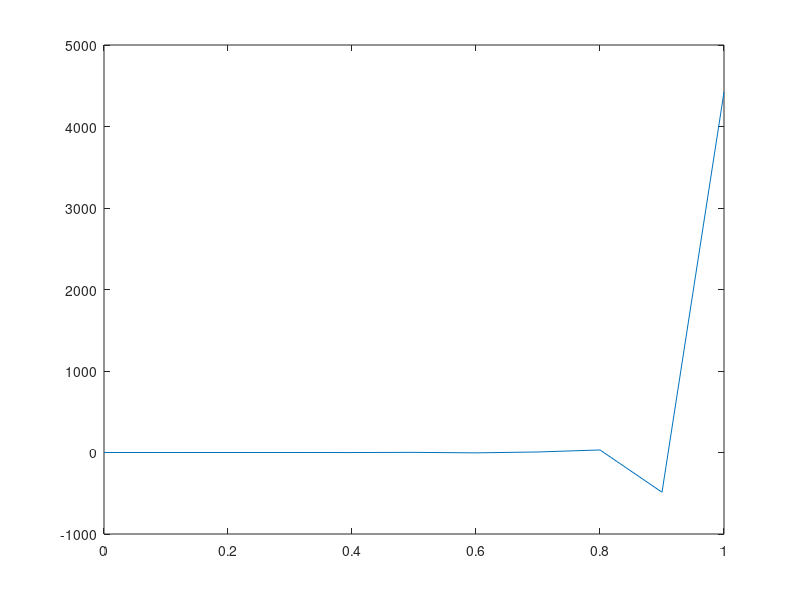

Write the MATLAB code that produced this figure. (Note: this script raises an error after producing the figure.)
% II 1
x = 0:0.1:1
e = exp(1)
f = e.^(10 .* x .* (x - 1));
polyval(f, x)

% II 2
p = [1, -5, -17, 21]
r = roots(p)

% III 1
x = 0:0.1:1
f = e .^ (10 .* x .* (x - 1) .* sin(12 .* pi .* x))
plot(x, f)

x = 0:0.1:1
e = exp(1)
f = (3 * e) .^ (5 .* x .* x - 1) .* cos(12 .* pi .* x)
plot(x, f)

% III 2
syms a b
t = 0:0.1:10 * pi
x(a,b) = (a + b) * cos(t) - b * cos( (a / b + 1) * t )
y(a,b) = (a + b) * sin(t) - b * sin( (a / b + 1) * t )
plot(x(1, 2), y(1, 2))

% III 3
syms x
fa(x) = cos(x)
fb(x) = sin(x)
fc(x) = cos(2*x)

ezplot(fa)
hold on
ezplot(fb)
hold on
ezplot(fc)

% III 4
x = 0:50
f = zeros(1, 51)
for i = 0:50
  if mod(i, 2) == 0
    val = i / 2
  else 
    val = i * 3 + 1
  end
  f(i + 1) = val
end
plot(x, f)

% III 5
g = 1 / 2
for i = 1:5 
    g = 1 + g
end

% III 6
[x,y] = meshgrid(-5:.1:5);
e = exp(1)
g = e .^ (-1 .* ( (x - 1 / 2) .^ 2 + (y - 1 / 2) .^ 2 ) )
mesh(x, y, g)